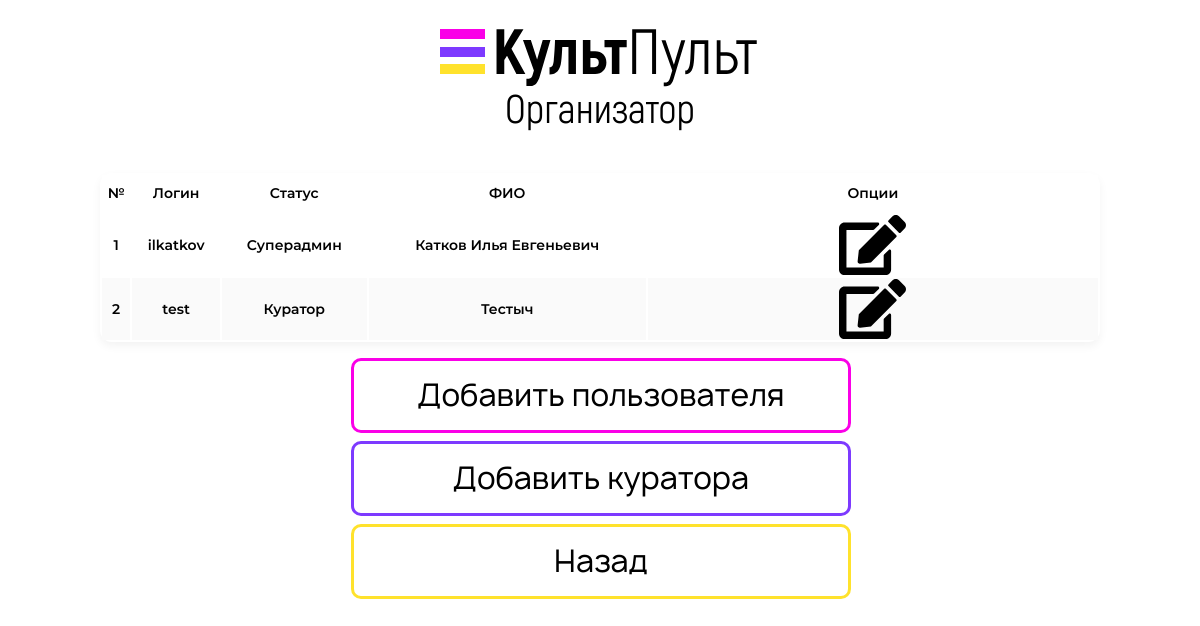
The app's page /admin/users/index.php (signed in), older data.
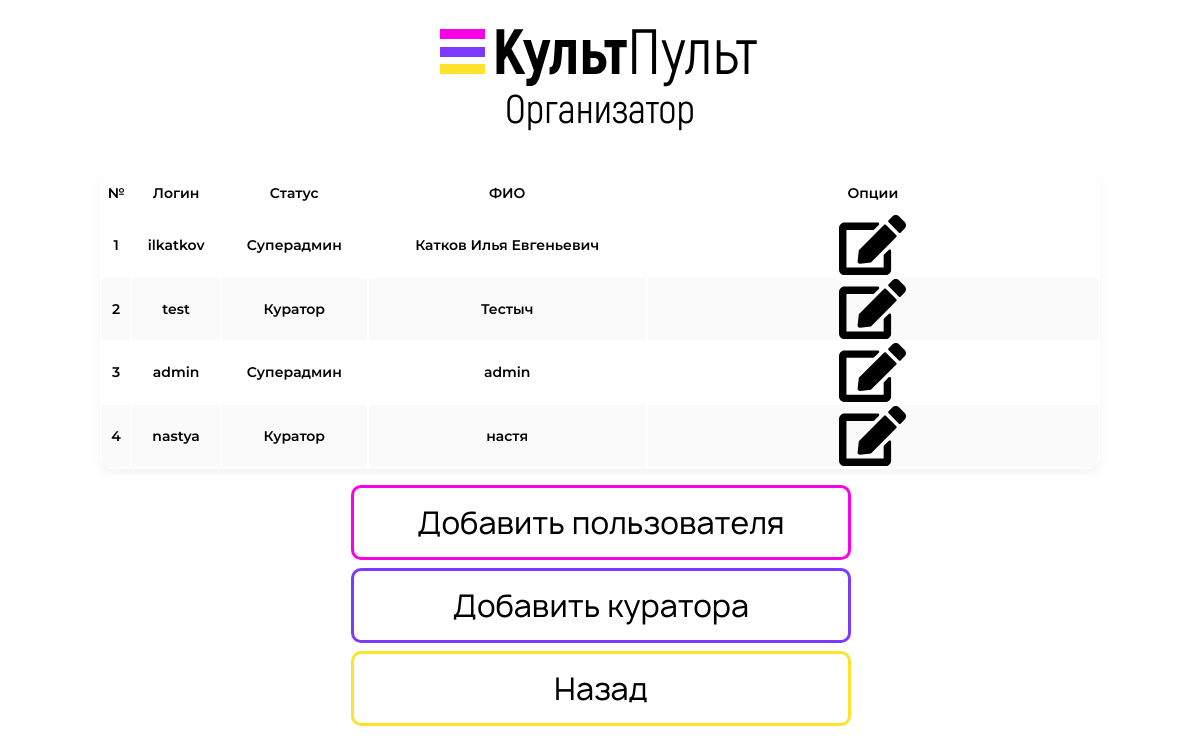
The same page, newer data.
### tables this page shows
CREATE TABLE `users` (
  `id` int(10) NOT NULL COMMENT 'ID',
  `login` varchar(64) NOT NULL COMMENT 'Логин',
  `name` varchar(128) DEFAULT NULL,
  `state` varchar(1) NOT NULL,
  `event` varchar(256) DEFAULT NULL,
  `password` varchar(64) NOT NULL COMMENT 'Пароль'
);

### functions/mysql.php (called while the page is built, shortened)
<?php
function connectDB()
{
    $host = 'localhost';
    $user = 'root';
    $password = 'root';
    $db_name = 'cultpult';
    $link = mysqli_connect($host, $user, $password, $db_name);
    mysqli_query($link, "SET NAMES 'utf8'");
    mysqli_query($link, "SET CHARACTER SET 'utf8'");
    mysqli_query($link, "SET SESSION collation_connection = 'utf8_general_ci'");
    return $link;
}
function getUsers()
{
    $query_users = "SELECT * FROM users";
    $users_sql = mysqli_query(connectDB(), $query_users);
    for ($users_data = []; $row = mysqli_fetch_assoc($users_sql); $users_data[] = $row);
    return $users_data;
}
function getState($login)
{
    $link = connectDB();
    $query_select = "SELECT state FROM users WHERE login = '" . mysqli_real_escape_string($link, $login) . "'";
    $login_sql = mysqli_query(connectDB(), $query_select);
    for ($login_data = []; $row = mysqli_fetch_assoc($login_sql); $login_data[] = $row);
    return $login_data[0]['state'];
}

### admin/users/index.php (the view, shortened to what this page needs)
<?php
include_once "../../functions/mysql.php";
?>
<!DOCTYPE html>
<html lang="ru">
<head>
    <link rel="stylesheet" href="../../styles/style.css">
</head>
<body>
    <div class="page">
        <header>
            <div class="logo_div"><a href = "/admin"><img src="../../img/logo_mini.svg" class="logo_img"></a></div>
        </header>
        <content>
            <?php
            $state = getState($_SESSION['Username']);
            if (!empty($_SESSION['LoggedIn']) && !empty($_SESSION['Username']) && $state == "5") {
                $users = getUsers();
            ?>
                <form action="add.php" method="POST" id="users_form">
                    <div class="div title_div">
                        <p style="font-size:40px; font-family: 'Akrobat';">Организатор</p>
                    </div>
                    <table class = 'table_style' id='tab'>
                        <tr class='main_tr_events'>
                            <td>
                                <b>№</b>
                            </td>
                            <td>
                                <b>Логин</b>
                            </td>
                            <td>
                                <b>Статус</b>
                            </td>
                            <td>
                                <b>ФИО</b>
                            </td>
                            <td>
                                <b>Опции</b>
                            </td>
                        </tr>
                        <?php
                        for ($row = 0; $row < count($users); $row++) {
                            $temp_login = $users[$row]['login'];
                            $temp_state = $users[$row]['state'];
                            $temp_name = $users[$row]['name'];
                            if ($temp_state == "1") {
                                $temp_status = "Куратор";
                            } else if ($temp_state == "5") {
                                $temp_status = "Суперадмин";
                            }
                            echo "<tr class = 'events'>";
                            echo "<td>" . (string)($row + 1) . "</td>";
                            echo "<td>" . $temp_login . "</td>";
                            echo "<td>" . $temp_status . "</td>";
                            echo "<td>" . $temp_name . "</td>";
                            echo "<td><img class = 'edit_img' src='../../img/edit.svg' width=15% onclick=" . "editUser('" . $temp_login . "')></td>";
                            echo "</tr>";
                        }
                        ?>
                    </table>
    <input class="btn btn_menu1" type="button" value="Добавить пользователя" id="btn_add_user">
    <input class="btn btn_menu2" type="button" value="Добавить куратора" id="btn_add_curator">
                </form>
                <form action="../">
                    <input class="btn mt8px btn_menu3" type="submit" value="Назад">
                </form>
            <?php
            }
            ?>
        </content>
    </div>
</body>
</html>

### styles/style.css (style rules this page uses)
body { margin: auto; }
form { margin: 0 auto; }
a { text-decoration: none; text-align: center; color: #E74C3C; }
p { text-align: center; font-family: 'Montserrat'; }
div { text-align: center; }
input { font-family: 'Montserrat'; font-size: 22px; height: 30px; width: 250px; }
header, form, footer { display: grid; grid-template-columns: 1fr; grid-template-rows: auto; justify-items: center; align-items: center; font-family: 'Montserrat'; line-height: 35px; font-size: 30px; grid-gap: 8px; }
content { align-items: center; justify-content: center; }
header { grid-template-rows: 105px; }
.logo_div { display: grid; grid-template-columns: auto auto; justify-content: center; height: 100px; margin: 0 auto; }
.logo_img { height: 100px; }
a { color: black; }
table { font-size: 14px; margin-left: auto; margin-right: auto; }
.edit_img { display: inline-block; vertical-align: middle; }
.page { overflow: hidden; display: grid; grid-template-areas: "header" "content" "footer"; grid-template-rows: 100px auto auto; row-gap: 0px; min-height: 100vh; }
.title_div { margin-top: -50px; }
input[type=button] { -webkit-transition: all 0.3s ease; -moz-transition: all 0.3s ease; -o-transition: all 0.3s ease; transition: all 0.3s ease; }
input[type=submit] { -webkit-transition: all 0.3s ease; -moz-transition: all 0.3s ease; -o-transition: all 0.3s ease; transition: all 0.3s ease; -webkit-appearance: none; -moz-appearance: none; appearance: none; }
.btn { -webkit-appearance: none; -moz-appearance: none; appearance: none; font-family: 'Manrope'; color: white; text-align: center; text-decoration: none; justify-content: center; align-items: center; font-size: 30px; line-height: 36px; width: 500px; max-width: 100%; height: 75px; border-radius: 10px; margin-left: 2px; color: black; }
.btn_menu1 { border: 3px solid #FA00E7; box-sizing: border-box; border-radius: 10px; background: white; }
.btn_menu2 { border: 3px solid #7D3AFF; box-sizing: border-box; border-radius: 10px; background: white; }
.btn_menu3 { border: 3px solid #FFE22C; box-sizing: border-box; border-radius: 10px; background: white; }
.main_tr_events { margin-top: 16px; font-family: 'Montserrat'; font-style: normal; font-weight: 600; font-size: 14px; color: black; background-color: white; }
.events { line-height: 14px; }
.mt8px { margin-top: 8px; }
.events:nth-child(even) { background: white; }
.events:nth-child(odd) { background: #FAFAFA; }
.table_style { max-width: 1000px; width: 100%; box-shadow: 0px 4px 10px rgba(0, 0, 0, 0.05); border-radius: 12px; margin-bottom: 8px; }

Row changes from the older to the newer data that the page shows:
added users: login "admin", state "Суперадмин", name "admin"
added users: login "nastya", state "Куратор", name "настя"
